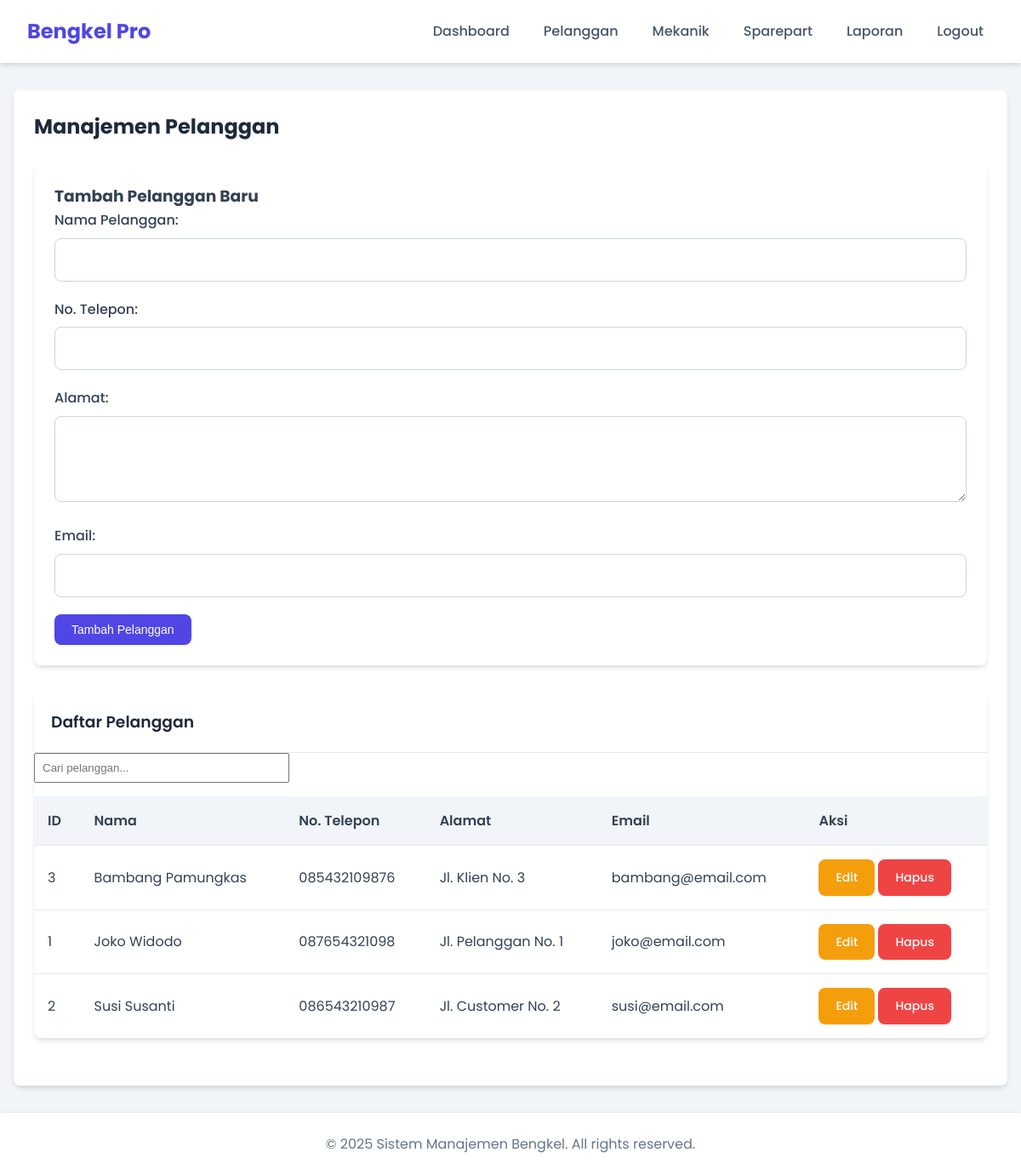
/pages/admin/pelanggan.php (signed in), run on the app's committed database.
### tables this page shows
CREATE TABLE pelanggan (
    id_pelanggan INT AUTO_INCREMENT PRIMARY KEY,
    nama VARCHAR(100) NOT NULL,
    alamat TEXT,
    no_telepon VARCHAR(15),
    email VARCHAR(100),
    tanggal_daftar DATETIME DEFAULT CURRENT_TIMESTAMP
);

### pages/admin/pelanggan.php (the view, shortened to what this page needs)
<?php
include '../../includes/header.php';
$query = "SELECT * FROM pelanggan ORDER BY nama";
$result = mysqli_query($conn, $query);
?>
<div class="content-container">
    <h2>Manajemen Pelanggan</h2>
    <div class="form-container">
        <h3>Tambah Pelanggan Baru</h3>
        <form method="post" action="">
            <div class="form-group">
                <label for="nama">Nama Pelanggan:</label>
                <input type="text" id="nama" name="nama" required>
            </div>
            <div class="form-group">
                <label for="no_telepon">No. Telepon:</label>
                <input type="text" id="no_telepon" name="no_telepon" required>
            </div>
            <div class="form-group">
                <label for="alamat">Alamat:</label>
                <textarea id="alamat" name="alamat" rows="3" required></textarea>
            </div>
            <div class="form-group">
                <label for="email">Email:</label>
                <input type="email" id="email" name="email">
            </div>
            <button type="submit" class="btn btn-primary">Tambah Pelanggan</button>
        </form>
    </div>
    <div class="table-container">
        <h3>Daftar Pelanggan</h3>
        <div style="margin-bottom: 1rem;">
            <input type="text" id="searchInput" onkeyup="searchTable()" placeholder="Cari pelanggan..."
                style="padding: 0.5rem; width: 100%; max-width: 300px;">
        </div>
        <table id="dataTable">
            <thead>
                <tr>
                    <th>ID</th>
                    <th>Nama</th>
                    <th>No. Telepon</th>
                    <th>Alamat</th>
                    <th>Email</th>
                    <th>Aksi</th>
                </tr>
            </thead>
            <tbody>
                <?php
                if (mysqli_num_rows($result) > 0) {
                    while ($row = mysqli_fetch_assoc($result)) {
                        echo "<tr>";
                        echo "<td>" . $row['id_pelanggan'] . "</td>";
                        echo "<td>" . htmlspecialchars($row['nama']) . "</td>";
                        echo "<td>" . htmlspecialchars($row['no_telepon']) . "</td>";
                        echo "<td>" . htmlspecialchars($row['alamat']) . "</td>";
                        echo "<td>" . htmlspecialchars($row['email']) . "</td>";
                        echo "<td>
                                <a href='?edit=" . $row['id_pelanggan'] . "' class='btn btn-edit'>Edit</a>
                                <a href='?delete=" . $row['id_pelanggan'] . "' class='btn btn-delete' onclick='return confirmDelete(\"Yakin ingin menghapus pelanggan ini?\")'>Hapus</a>
                              </td>";
                        echo "</tr>";
                    }
                } else {
                    echo "<tr><td colspan='6'>Tidak ada data pelanggan</td></tr>";
                }
                ?>
            </tbody>
        </table>
    </div>
</div>
<?php include '../../includes/footer.php'; ?>

### assets/css/style.css (style rules this page uses)
* { margin: 0; padding: 0; box-sizing: border-box; }
:root { --primary: #4f46e5; --primary-hover: #4338ca; --secondary: #64748b; --secondary-hover: #475569; --success: #10b981; --success-hover: #059669; --danger: #ef4444; --danger-hover: #dc2626; --warning: #f59e0b; --warning-hover: #d97706; --info: #0ea5e9; --info-hover: #0284c7; --light: #f8fafc; --dark: #1e293b; --gray-100: #f1f5f9; --gray-200: #e2e8f0; --gray-300: #cbd5e1; --gray-400: #94a3b8; --gray-500: #64748b; --gray-600: #475569; --gray-700: #334155; --gray-800: #1e293b; --gray-900: #0f172a; --border-radius: 0.5rem; --shadow-sm: 0 1px 2px 0 rgba(0, 0, 0, 0.05); --shadow: 0 4px 6px -1px rgba(0, 0, 0, 0.1), 0 2px 4px -1px rgba(0, 0, 0, 0.06); --shadow-md: 0 10px 15px -3px rgba(0, 0, 0, 0.1), 0 4px 6px -2px rgba(0, 0, 0, 0.05); --shadow-lg: 0 20px 25px -5px rgba(0, 0, 0, 0.1), 0 10px 10px -5px rgba(0, 0, 0, 0.04); }
body { font-family: 'Poppins', 'Segoe UI', Tahoma, Geneva, Verdana, sans-serif; line-height: 1.6; color: var(--gray-700); background-color: var(--gray-100); }
a { text-decoration: none; color: var(--primary); transition: color 0.2s ease; }
.form-container { background-color: white; padding: 1.5rem; border-radius: var(--border-radius); box-shadow: var(--shadow); margin-bottom: 2rem; }
.form-group { margin-bottom: 1.25rem; }
.form-group label { display: block; margin-bottom: 0.5rem; font-weight: 500; color: var(--gray-700); }
.form-group input, .form-group select, .form-group textarea { width: 100%; padding: 0.75rem; border: 1px solid var(--gray-300); border-radius: var(--border-radius); font-family: inherit; font-size: 1rem; transition: border-color 0.2s ease, box-shadow 0.2s ease; }
.form-group textarea { resize: vertical; min-height: 100px; }
.btn { display: inline-flex; align-items: center; justify-content: center; padding: 0.625rem 1.25rem; background-color: var(--primary); color: white; border: none; border-radius: var(--border-radius); cursor: pointer; font-size: 0.875rem; font-weight: 500; transition: all 0.2s ease; box-shadow: var(--shadow-sm); }
.btn-primary { background-color: var(--primary); }
.btn-edit { background-color: var(--warning); }
.btn-delete { background-color: var(--danger); }
.table-container { background-color: white; border-radius: var(--border-radius); box-shadow: var(--shadow); overflow: hidden; margin-bottom: 2rem; }
.table-container h3 { padding: 1.25rem; margin: 0; border-bottom: 1px solid var(--gray-200); color: var(--gray-800); font-weight: 600; }
table { width: 100%; border-collapse: collapse; }
table th, table td { padding: 1rem; text-align: left; border-bottom: 1px solid var(--gray-200); }
table th { background-color: var(--gray-100); font-weight: 600; color: var(--gray-700); white-space: nowrap; }
table tr:last-child td { border-bottom: none; }
.content-container { background-color: white; padding: 1.5rem; border-radius: var(--border-radius); box-shadow: var(--shadow); }
.content-container h2 { margin-bottom: 1.5rem; color: var(--gray-800); font-weight: 700; }
.table-container { overflow-x: auto; -webkit-overflow-scrolling: touch; }
.table-container table { width: 100%; min-width: 600px; }

### data on the page
pelanggan: id_pelanggan "3", nama "Bambang Pamungkas", no_telepon "085432109876", alamat "Jl. Klien No. 3", email "bambang@email.com"
pelanggan: id_pelanggan "1", nama "Joko Widodo", no_telepon "087654321098", alamat "Jl. Pelanggan No. 1", email "joko@email.com"
pelanggan: id_pelanggan "2", nama "Susi Susanti", no_telepon "086543210987", alamat "Jl. Customer No. 2", email "susi@email.com"
